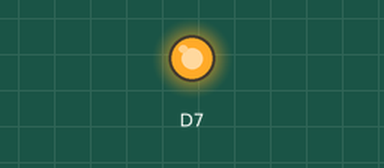
This sketch was run on a simulated ESP8266 (NodeMCU). Shown: output pins drawn as LEDs (lit = HIGH).

Above: at 0.1 s.
At 2.8 s:
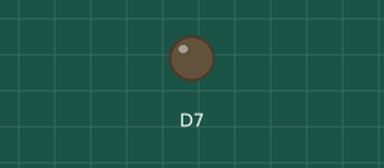
Timing chart, 0 to 7.0 s (numbered marks = the images above):
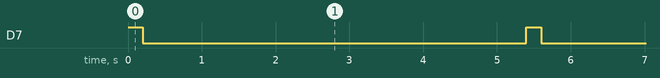

The sketch:

a04-SOS-programming.ino
```cpp
// SOS Programming your Photon
// By Jeremy Ellis


void setup() {
   pinMode(D7, OUTPUT);

}

void loop() {

    digitalWrite(D7, 1);          // sets LED on
    delay(200);                   // waits 200ms (0.2 seconds)
    digitalWrite(D7,0);           // sets LED off
    delay(200);                   // waits 200ms (0.2 seconds)


    // your programming goes here
    // make D7 flash an SOS then wait 5 seconds and repeat

    delay(5000);
}
```

Measured:
- by itself, D7: alternates HIGH for 0.20 s and LOW for 5.2 s
